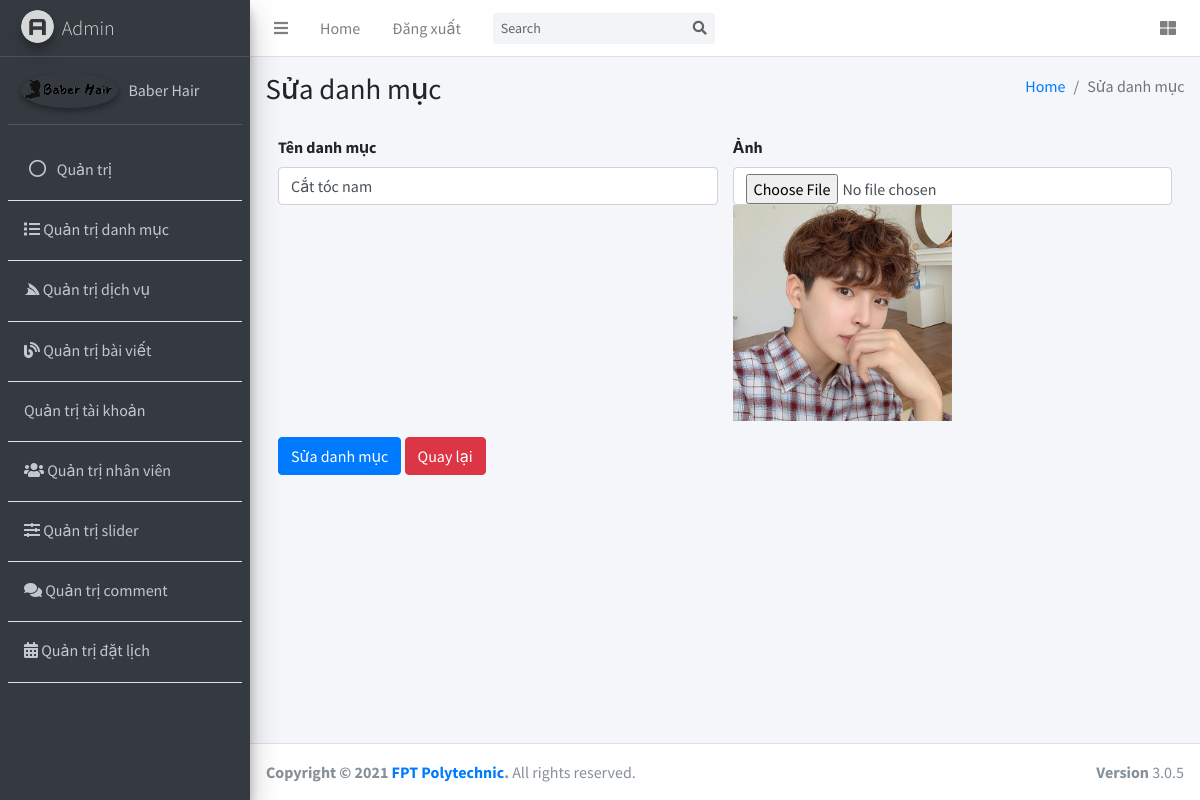
Screenshot of /admin/editCate.php?cate_id=2 with the database file from the repository.
### tables this page shows
CREATE TABLE `categories` (
  `cate_id` int(11) NOT NULL,
  `cate_name` varchar(255) NOT NULL,
  `cate_img` varchar(255) NOT NULL
);

### admin/editCate.php (the view, shortened to what this page needs)
<?php
require_once("../connection.php");
if (isset($_GET['cate_id'])) {
    $id = $_GET['cate_id'];
    $sql = "SELECT * FROM categories where cate_id='$id'";
    $stmt = $conn->prepare($sql);
    $stmt->execute();
    $cates = $stmt->fetchAll(PDO::FETCH_ASSOC);
    $cate = $cates[0];
}
?>
<!DOCTYPE html>
<html lang="en">
<?php include_once("headerQT.php"); ?>
<body class="hold-transition sidebar-mini layout-fixed">
    <div class="wrapper">
        <div class="content-wrapper">
            <section class="content-header">
                <div class="container-fluid">
                    <div class="mb-2 row">
                        <div class="col-sm-6">
                            <h1>Sửa danh mục</h1>
                        </div>
                        <div class="col-sm-6">
                            <ol class="breadcrumb float-sm-right">
                                <li class="breadcrumb-item"><a href="#">Home</a></li>
                                <li class="breadcrumb-item active">Sửa danh mục</li>
                            </ol>
                        </div>
                    </div>
                </div>
                <form action="" method="post" enctype="multipart/form-data">
                    <div class="card-body">
                        <div class="row">
                            <div class="col-md-6">
                                <div class="form-group">
                                    <label>Tên danh mục</label>
                                    <input type="text" class="form-control" style="width: 100%;" name="cate_name"
                                        value="<?= $cate['cate_name'] ?>">
                                </div>
                            </div>
                            <div class="col-md-6">
                                <div class="form-group">
                                    <label>Ảnh</label>
                                    <input type="file" class="form-control" style="width: 100%;" name="cate_img"
                                        value="<?= $cate['cate_img'] ?>">
                                    <?php if (!empty($cate['cate_img'])) : ?>
                                    <img src="../upload/<?= $cate['cate_img'] ?>" alt="" width="50%">
                                    <br>
                                    <?php endif; ?>
                                </div>
                            </div>
                        </div>
                        <div class="row">
                            <div class="col-md-6">
                                <div class="form-group">
                                    <button type="submit" class="btn btn-primary" name="btnSua">Sửa danh mục</button>
                                    <a class="btn btn-danger" href="cate.php">Quay lại</a>
                                </div>
                            </div>
                        </div>
                    </div>
                </form>
        </div>
</body>
<?php
include_once("footerQT.php");
?>
</html>

### rows the page displays
categories: cate_name "Cắt tóc nam", cate_img (picture)
